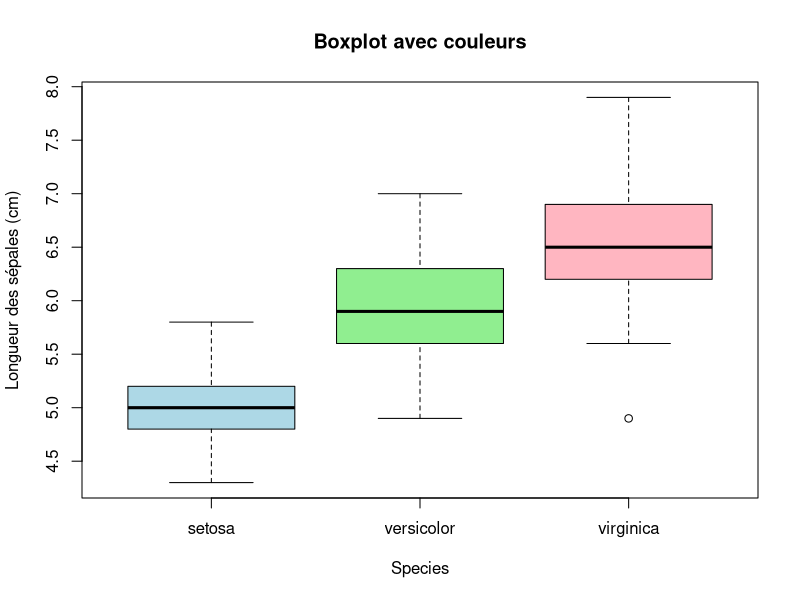

This chart was generated by the following R code:
boxplot(Sepal.Length ~ Species,
        data = iris,
        main = "Boxplot avec couleurs",
        ylab = "Longueur des sépales (cm)",
        col = c("lightblue", "lightgreen", "lightpink"))